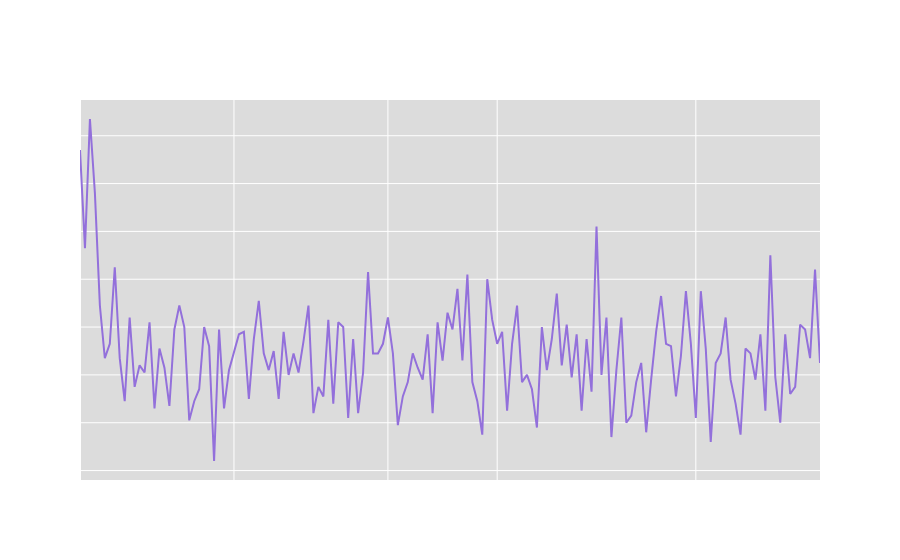

Notebook source saved alongside this figure:
### Code cell
# plotarea evolutiei numarului de infectati in fiecare zi
zile_pe_luna = [30, 31, 31, 28, 31]
luni = ['Nov', 'Dec', 'Jan', 'Feb', 'Mar'] 
pozitie_luna = [i * zile_pe_luna[i] for i in range(len(zile_pe_luna))]

fig = go.Figure()

fig.add_trace(go.Scatter(
    x=np.arange(simulare_zile), 
    y=nr_infectati_pe_zi, 
    mode='lines', 
    name='Numar infectati in perioda noiembrie - martie', 
    line=dict(color='MediumPurple', width=2)))

fig.update_layout(title=dict(text='Evolutia gripei in Bucuresti (noiembrie - martie)', x=0.5),
                   xaxis=dict(title='Zile', tickvals=pozitie_luna, ticktext=luni),
                   yaxis_title='Nr persoane infectate',
                   paper_bgcolor='rgba(0,0,0,0)',
                   font=dict(family='system-ui', size=14, color='white'),
                   plot_bgcolor='Gainsboro', )
fig.show()

### Figure 1 — Plotly figure (JSON) as saved in the notebook; plotly's stock layout.template omitted (floating-point values rounded to 4 significant figures; data arrays with more than 128 entries replaced by an {"elided": "..."} marker saying what was removed)
{"data": [{"line": {"color": "MediumPurple", "width": 2}, "mode": "lines", "name": "Numar infectati in perioda noiembrie - martie", "type": "scatter", "x": {"elided": "150 int values"}, "y": {"elided": "150 int values"}}], "layout": {"font": {"color": "white", "family": "system-ui", "size": 14}, "paper_bgcolor": "rgba(0,0,0,0)", "plot_bgcolor": "Gainsboro", "title": {"text": "Evolutia gripei in Bucuresti (noiembrie - martie)", "x": 0.5}, "xaxis": {"ticktext": ["Nov", "Dec", "Jan", "Feb", "Mar"], "tickvals": [0, 31, 62, 84, 124], "title": {"text": "Zile"}}, "yaxis": {"title": {"text": "Nr persoane infectate"}}}}
